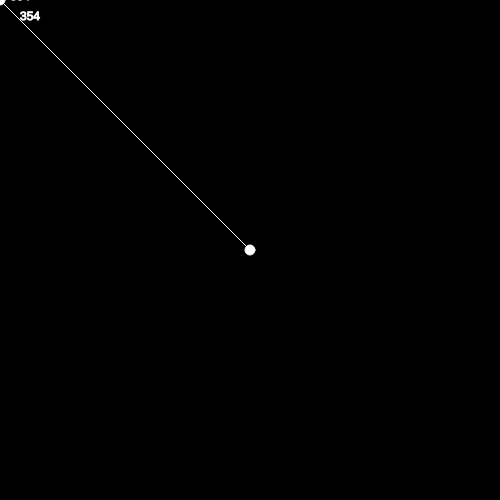
Frame 1 (no input)
Frame 60 (no input): identical to frame 1, image omitted
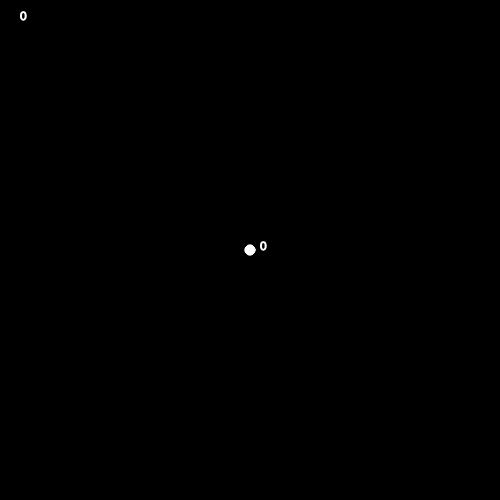
Frame 120 (the mouse pressed at the canvas centre since frame 60)

The p5.js sketch that drew these frames (run headless with seeded random() and noise() and a simulated clock; from frame 60 on, the mouse is pressed at the canvas centre):

// p5.js sketch
// ── sketch.js
// IMA NYU Shanghai
// The Nature of Code
// MOQN
// Feb 20 2017


var vector1, vector2;

function setup() {
  createCanvas(500, 500);
  fill(255);
  stroke(255);
}

function draw() {
  background(0);
  vector1 = createVector(width / 2, height / 2);
  vector2 = createVector(mouseX, mouseY);

  ellipse(vector1.x, vector1.y, 10, 10);
  ellipse(vector2.x, vector2.y, 10, 10);

  var vector3 = p5.Vector.sub(vector2, vector1);
  var magitude = vector3.mag();
  
  // let's visualize vector3!
  push();
  translate(vector1.x, vector1.y);
  line(0, 0, vector3.x, vector3.y);
  text(round(magitude), vector3.x+10, vector3.y);
  pop();
  
  // we also have dist() function
  var distance = dist(vector1.x, vector1.y, vector2.x, vector2.y);
  text(round(distance), 20, 20);
  
  // vector has dist() function as well. I know this is confusing :|
  print(vector1.dist(vector2)); // this won't change the vector1 values.
  printVector(vector1);
}

function printVector(v) {
  print("(" + v.x + ", " + v.y + ")");
}
